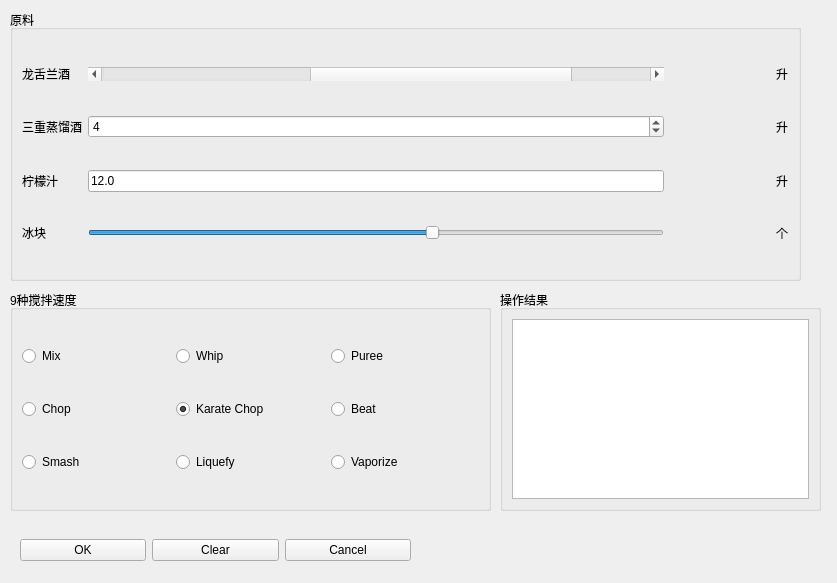
<?xml version="1.0" encoding="UTF-8"?>
<ui version="4.0">
 <class>MatrixWin</class>
 <widget class="QWidget" name="MatrixWin">
  <property name="geometry">
   <rect>
    <x>0</x>
    <y>0</y>
    <width>837</width>
    <height>583</height>
   </rect>
  </property>
  <property name="windowTitle">
   <string>玛格丽特鸡尾酒*调酒器 抄版</string>
  </property>
  <widget class="QGroupBox" name="groupBox">
   <property name="geometry">
    <rect>
     <x>10</x>
     <y>10</y>
     <width>791</width>
     <height>271</height>
    </rect>
   </property>
   <property name="title">
    <string>原料</string>
   </property>
   <layout class="QGridLayout" name="gridLayout_2">
    <item row="0" column="0">
     <widget class="QLabel" name="label">
      <property name="text">
       <string>龙舌兰酒</string>
      </property>
     </widget>
    </item>
    <item row="0" column="1">
     <widget class="QScrollBar" name="tequilaScrollBar">
      <property name="maximum">
       <number>11</number>
      </property>
      <property name="value">
       <number>8</number>
      </property>
      <property name="orientation">
       <enum>Qt::Horizontal</enum>
      </property>
     </widget>
    </item>
    <item row="0" column="2">
     <widget class="QLabel" name="selScrollBarLbl">
      <property name="minimumSize">
       <size>
        <width>100</width>
        <height>0</height>
       </size>
      </property>
      <property name="text">
       <string/>
      </property>
     </widget>
    </item>
    <item row="0" column="3">
     <widget class="QLabel" name="label_5">
      <property name="text">
       <string>升</string>
      </property>
     </widget>
    </item>
    <item row="1" column="0">
     <widget class="QLabel" name="label_2">
      <property name="text">
       <string>三重蒸馏酒</string>
      </property>
     </widget>
    </item>
    <item row="1" column="1">
     <widget class="QSpinBox" name="tripleSecSpinBox">
      <property name="maximum">
       <number>11</number>
      </property>
      <property name="value">
       <number>4</number>
      </property>
     </widget>
    </item>
    <item row="1" column="3">
     <widget class="QLabel" name="label_6">
      <property name="text">
       <string>升</string>
      </property>
     </widget>
    </item>
    <item row="2" column="0">
     <widget class="QLabel" name="label_3">
      <property name="text">
       <string>柠檬汁</string>
      </property>
     </widget>
    </item>
    <item row="2" column="1">
     <widget class="QLineEdit" name="limeJuiceLineEdit">
      <property name="text">
       <string>12.0</string>
      </property>
     </widget>
    </item>
    <item row="2" column="3">
     <widget class="QLabel" name="label_7">
      <property name="text">
       <string>升</string>
      </property>
     </widget>
    </item>
    <item row="3" column="0">
     <widget class="QLabel" name="label_4">
      <property name="text">
       <string>冰块</string>
      </property>
     </widget>
    </item>
    <item row="3" column="1">
     <widget class="QSlider" name="iceHorizontalSlider">
      <property name="maximum">
       <number>20</number>
      </property>
      <property name="value">
       <number>12</number>
      </property>
      <property name="orientation">
       <enum>Qt::Horizontal</enum>
      </property>
     </widget>
    </item>
    <item row="3" column="2">
     <widget class="QLabel" name="selIceSliderLBL">
      <property name="minimumSize">
       <size>
        <width>100</width>
        <height>0</height>
       </size>
      </property>
      <property name="text">
       <string/>
      </property>
     </widget>
    </item>
    <item row="3" column="3">
     <widget class="QLabel" name="label_8">
      <property name="text">
       <string>个</string>
      </property>
     </widget>
    </item>
   </layout>
  </widget>
  <widget class="QGroupBox" name="groupBox_2">
   <property name="geometry">
    <rect>
     <x>10</x>
     <y>290</y>
     <width>481</width>
     <height>221</height>
    </rect>
   </property>
   <property name="title">
    <string>9种搅拌速度</string>
   </property>
   <layout class="QGridLayout" name="gridLayout">
    <item row="0" column="0">
     <widget class="QRadioButton" name="speedButton1">
      <property name="text">
       <string>Mix</string>
      </property>
      <attribute name="buttonGroup">
       <string notr="true">speedButtonGroup</string>
      </attribute>
     </widget>
    </item>
    <item row="0" column="1">
     <widget class="QRadioButton" name="speedButton2">
      <property name="text">
       <string>Whip</string>
      </property>
      <attribute name="buttonGroup">
       <string notr="true">speedButtonGroup</string>
      </attribute>
     </widget>
    </item>
    <item row="0" column="2">
     <widget class="QRadioButton" name="speedButton3">
      <property name="text">
       <string>Puree</string>
      </property>
      <attribute name="buttonGroup">
       <string notr="true">speedButtonGroup</string>
      </attribute>
     </widget>
    </item>
    <item row="1" column="0">
     <widget class="QRadioButton" name="speedButton4">
      <property name="text">
       <string>Chop</string>
      </property>
      <attribute name="buttonGroup">
       <string notr="true">speedButtonGroup</string>
      </attribute>
     </widget>
    </item>
    <item row="1" column="1">
     <widget class="QRadioButton" name="speedButton5">
      <property name="text">
       <string>Karate Chop</string>
      </property>
      <property name="checked">
       <bool>true</bool>
      </property>
      <attribute name="buttonGroup">
       <string notr="true">speedButtonGroup</string>
      </attribute>
     </widget>
    </item>
    <item row="1" column="2">
     <widget class="QRadioButton" name="speedButton6">
      <property name="text">
       <string>Beat</string>
      </property>
      <attribute name="buttonGroup">
       <string notr="true">speedButtonGroup</string>
      </attribute>
     </widget>
    </item>
    <item row="2" column="0">
     <widget class="QRadioButton" name="speedButton7">
      <property name="text">
       <string>Smash</string>
      </property>
      <attribute name="buttonGroup">
       <string notr="true">speedButtonGroup</string>
      </attribute>
     </widget>
    </item>
    <item row="2" column="1">
     <widget class="QRadioButton" name="speedButton8">
      <property name="text">
       <string>Liquefy</string>
      </property>
      <attribute name="buttonGroup">
       <string notr="true">speedButtonGroup</string>
      </attribute>
     </widget>
    </item>
    <item row="2" column="2">
     <widget class="QRadioButton" name="speedButton9">
      <property name="text">
       <string>Vaporize</string>
      </property>
      <attribute name="buttonGroup">
       <string notr="true">speedButtonGroup</string>
      </attribute>
     </widget>
    </item>
   </layout>
  </widget>
  <widget class="QGroupBox" name="groupBox_3">
   <property name="geometry">
    <rect>
     <x>500</x>
     <y>290</y>
     <width>321</width>
     <height>221</height>
    </rect>
   </property>
   <property name="title">
    <string>操作结果</string>
   </property>
   <layout class="QVBoxLayout" name="verticalLayout">
    <item>
     <widget class="QTextEdit" name="resultText"/>
    </item>
   </layout>
  </widget>
  <widget class="QWidget" name="layoutWidget">
   <property name="geometry">
    <rect>
     <x>20</x>
     <y>530</y>
     <width>391</width>
     <height>41</height>
    </rect>
   </property>
   <layout class="QHBoxLayout" name="horizontalLayout">
    <item>
     <widget class="QPushButton" name="okBtn">
      <property name="text">
       <string>OK</string>
      </property>
     </widget>
    </item>
    <item>
     <widget class="QPushButton" name="clearBtn">
      <property name="text">
       <string>Clear</string>
      </property>
     </widget>
    </item>
    <item>
     <widget class="QPushButton" name="cancelBtn">
      <property name="text">
       <string>Cancel</string>
      </property>
     </widget>
    </item>
   </layout>
  </widget>
 </widget>
 <resources/>
 <connections>
  <connection>
   <sender>tequilaScrollBar</sender>
   <signal>valueChanged(int)</signal>
   <receiver>MatrixWin</receiver>
   <slot>uiScrollBarValueChanged()</slot>
   <hints>
    <hint type="sourcelabel">
     <x>381</x>
     <y>71</y>
    </hint>
    <hint type="destinationlabel">
     <x>418</x>
     <y>291</y>
    </hint>
   </hints>
  </connection>
  <connection>
   <sender>okBtn</sender>
   <signal>clicked()</signal>
   <receiver>MatrixWin</receiver>
   <slot>uiAccept()</slot>
   <hints>
    <hint type="sourcelabel">
     <x>83</x>
     <y>549</y>
    </hint>
    <hint type="destinationlabel">
     <x>418</x>
     <y>291</y>
    </hint>
   </hints>
  </connection>
  <connection>
   <sender>iceHorizontalSlider</sender>
   <signal>valueChanged(int)</signal>
   <receiver>MatrixWin</receiver>
   <slot>uiIceSliderValueChanged()</slot>
   <hints>
    <hint type="sourcelabel">
     <x>381</x>
     <y>233</y>
    </hint>
    <hint type="destinationlabel">
     <x>418</x>
     <y>291</y>
    </hint>
   </hints>
  </connection>
  <connection>
   <sender>clearBtn</sender>
   <signal>clicked()</signal>
   <receiver>MatrixWin</receiver>
   <slot>uiClear()</slot>
   <hints>
    <hint type="sourcelabel">
     <x>215</x>
     <y>549</y>
    </hint>
    <hint type="destinationlabel">
     <x>418</x>
     <y>291</y>
    </hint>
   </hints>
  </connection>
  <connection>
   <sender>cancelBtn</sender>
   <signal>clicked()</signal>
   <receiver>MatrixWin</receiver>
   <slot>uiReject()</slot>
   <hints>
    <hint type="sourcelabel">
     <x>347</x>
     <y>549</y>
    </hint>
    <hint type="destinationlabel">
     <x>418</x>
     <y>291</y>
    </hint>
   </hints>
  </connection>
 </connections>
 <slots>
  <slot>uiAccept()</slot>
  <slot>uiReject()</slot>
  <slot>uiClear()</slot>
  <slot>uiIceSliderValueChanged()</slot>
  <slot>uiScrollBarValueChanged()</slot>
 </slots>
 <buttongroups>
  <buttongroup name="speedButtonGroup"/>
 </buttongroups>
</ui>
